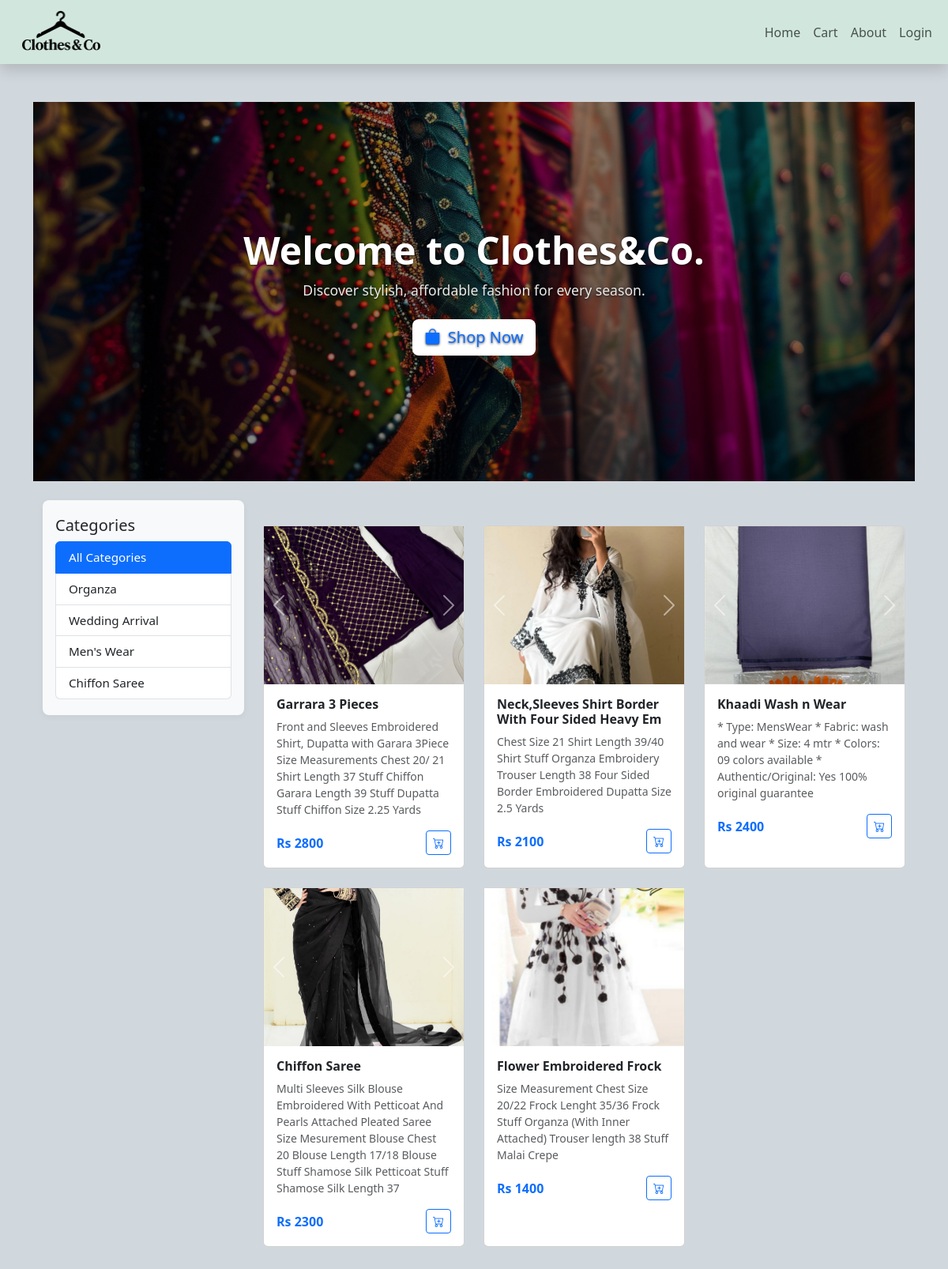
The page / on the database its author committed.
### store/models/category.py (models this page shows, shortened)
class Category(models.Model):
    name = models.CharField(max_length=50)
    @staticmethod
    def getAllCategory():
        return Category.objects.all();

### store/models/products.py (models this page shows, shortened)
class ProductImage(models.Model):
    product = models.ForeignKey(Products, on_delete=models.CASCADE, related_name='images')
    image = models.ImageField(upload_to='uploads/products/multiple/')

class Products(models.Model):
    name = models.CharField(max_length=50)
    description = models.CharField(max_length=300, default='')
    category = models.ForeignKey(Category, on_delete=models.CASCADE, default=1)
    image = models.ImageField(upload_to='uploads/products/')  # Default/cover image
    price = models.IntegerField(default=0)
    @staticmethod
    def getAllProducts():
        return Products.objects.all()

### store/views.py (the view)
# urls.py: path('', views.Index.as_view(), name='productIndex'),
class Index(View):
    def get(self, request):
        categories = Category.getAllCategory()
        products = Products.getAllProducts()
        return render(request, 'index.html', {
            'products': products,
            'categories': categories,
        })

### store/templates/index.html (shortened to what this page needs)
{% extends 'base.html' %}
{% load static %}
{% block content %}
<section class="hero-banner text-white text-center d-flex align-items-center" style="background: linear-gradient(rgba(0,0,0,0.4), rgba(0,0,0,0.4)), url('{% static 'images/hero-banner.jpg' %}') center/cover no-repeat;">
  <div class="container py-5">
    <h1 class="display-5 fw-bold">Welcome to Clothes&Co.</h1>
    <p class="lead mb-4">Discover stylish, affordable fashion for every season.</p>
    <a href="#productGrid" class="btn btn-light btn-lg shadow-sm">
      <i class="bi bi-bag-fill me-1"></i> Shop Now
    </a>
  </div>
</section>
<div class="container-fluid mt-4">
  <div class="row">
    <div class="col-lg-3 mb-4">
      <div class="sidebar-categories">
        <h5>Categories</h5>
        <div class="list-group">
          <button class="list-group-item list-group-item-action category-link active " data-category="all">All Categories</button>
          {% for cat in categories %}
          <button class="list-group-item list-group-item-action category-link" data-category="{{ cat.id }}">{{ cat.name }}</button>
          {% endfor %}
        </div>
      </div>
    </div>
    <div class="col-lg-9">
      <div class="row g-4 justify-content-start" id="productGrid">
        {% for product in products %}
        <div class="col-12 col-sm-6 col-md-4 product-wrapper" data-category="{{ product.category.id }}">
          <div class="card product-card fade-in-up h-100">
            {% if product.images.all %}
              <div id="carousel{{ product.id }}" class="carousel slide" data-bs-ride="carousel">
                <div class="carousel-inner">
                  {% for img in product.images.all %}
                    <div class="carousel-item {% if forloop.first %}active{% endif %}">
                      <img src="{{ img.image.url }}" class="d-block w-100" style="height: 200px; object-fit: cover;">
                    </div>
                  {% endfor %}
                </div>
                {% if product.images.count > 1 %}
                <button class="carousel-control-prev" type="button" data-bs-target="#carousel{{ product.id }}" data-bs-slide="prev">
                  <span class="carousel-control-prev-icon" aria-hidden="true"></span>
                </button>
                <button class="carousel-control-next" type="button" data-bs-target="#carousel{{ product.id }}" data-bs-slide="next">
                  <span class="carousel-control-next-icon" aria-hidden="true"></span>
                </button>
                {% endif %}
              </div>
            {% else %}
              <img src="{{ product.image.url }}" class="card-img-top" style="height: 200px; object-fit: cover;">
            {% endif %}
            <div class="card-body">
              <h6 class="card-title">{{ product.name }}</h6>
              <p class="card-text small text-muted">{{ product.description }}</p>
              <div class="d-flex justify-content-between align-items-center mt-2">
                <strong class="text-primary">Rs {{ product.price }}</strong>
                <form method="post" action="{% url 'update-cart' %}">
                  <button type="submit" class="btn btn-outline-primary btn-sm">
                    <i class="bi bi-cart-plus"></i>
                  </button>
                </form>
              </div>
            </div>
          </div>
        </div>
        {% endfor %}
      </div>
    </div>
  </div>
</div>
{% endblock %}

### store/templates/base.html (shortened to what this page needs)
{% load static %}
<!DOCTYPE html>
<html lang="en">
  <head>
    <link href="https://cdn.jsdelivr.net/npm/bootstrap@5.3.3/dist/css/bootstrap.min.css" rel="stylesheet">
    <link href="https://cdn.jsdelivr.net/npm/bootstrap-icons@1.10.5/font/bootstrap-icons.css" rel="stylesheet">
    <link href="{% static 'css/style.css' %}" rel="stylesheet">
  </head>
  <body class="d-flex flex-column min-vh-100" style="background-color: #d1d8dd;">
    <nav class="navbar navbar-expand-lg bg-success-subtle navbar-light shadow sticky-top px-0">
      <div class="container-fluid">
        <a href="{% url 'productIndex' %}" class="navbar-brand d-flex align-items-center px-3" style="height: 65px;">
          <img src="{% static 'images/logo.png' %}" alt="Clothes & Co Logo" class="logo-img">
        </a>
        <div class="collapse navbar-collapse" id="navbarCollapse">
          <div class="navbar-nav ms-auto p-4 p-lg-0 text-center">
            <a href="{% url 'productIndex' %}" class="nav-item nav-link">Home</a>
            <a href="{% url 'cart' %}" class="nav-item nav-link">Cart</a>
            <a href="{% url 'about' %}" class="nav-item nav-link">About</a>
            {% if request.session.cust_email %}
              <a href="{% url 'logout' %}" class="nav-item nav-link">Logout</a>
            {% else %}
              <a href="{% url 'login' %}" class="nav-item nav-link">Login</a>
            {% endif %}
          </div>
        </div>
      </div>
    </nav>
    <main class="flex-fill container py-5">
      {% block content %}{% endblock %}
    </main>
  </body>
</html>

### store/static/css/style.css (style rules this page uses)
.sidebar-categories { background-color: #f8f9fa; box-shadow: 0 2px 8px rgba(0,0,0,0.05); padding: 1.25rem 1rem; border-radius: 0.5rem; font-size: 0.95rem; }
.product-wrapper { transition: all 0.3s ease-in-out; }
.product-card { transition: transform 0.3s ease-in-out, box-shadow 0.3s ease-in-out; }
.fade-in-up { opacity: 0; transform: translateY(20px); animation: fadeUp 0.5s ease forwards; }
.card-body { padding: 1rem; }
.card-title { font-size: 1rem; font-weight: 600; }
.card-text { font-size: 0.875rem; }
.list-group-item.active { background-color: #0d6efd; border-color: #0d6efd; color: #fff; }
#productGrid { margin-top: 0.5rem; margin-bottom: 2rem; }
.hero-banner { min-height: 60vh; position: relative; z-index: 1; text-shadow: 0 1px 3px rgba(0, 0, 0, 0.7); }
.hero-banner h1 { color: #fff; font-weight: 700; }
.hero-banner p { color: #eaeaea; font-size: 1.1rem; }
.hero-banner .btn { background-color: #ffffff; color: #0d6efd; font-weight: 500; border: none; }
.navbar-brand { height: 65px; display: flex; align-items: center; }
.logo-img { height: 100%; max-height: 60px; width: auto; max-width: 220px; object-fit: contain; display: block; transition: transform 0.3s ease; }
.navbar-nav .nav-link { transition: all 0.2s ease; }

### rows shown on the page
Category: name "Organza"
Category: name "Wedding Arrival"
Category: name "Men's Wear"
Category: name "Chiffon Saree"
Products: name "Garrara 3 Pieces", description "Front and Sleeves Embroidered Shirt, Dupatta with Garara 3Piece Size Measurements Chest 20/ 21 Shirt Length 37 Stuff Chiffon Garara Length 39 Stuff Dupatta Stuff Chiffon Size 2.25 Yards", price "2800"
ProductImage: image (picture)
Products: name "Neck,Sleeves Shirt Border With Four Sided Heavy Em", description "Chest Size 21 Shirt Length 39/40 Shirt Stuff Organza Embroidery Trouser Length 38 Four Sided Border Embroidered Dupatta Size 2.5 Yards", price "2100"
ProductImage: image (picture)
Products: name "Khaadi Wash n Wear", description "* Type: MensWear * Fabric: wash and wear * Size: 4 mtr * Colors: 09 colors available * Authentic/Original: Yes 100% original guarantee", price "2400"
ProductImage: image (picture)
Products: name "Chiffon Saree", description "Multi Sleeves Silk Blouse Embroidered With Petticoat And Pearls Attached Pleated Saree Size Mesurement Blouse Chest 20 Blouse Length 17/18 Blouse Stuff Shamose Silk Petticoat Stuff Shamose Silk Length 37", price "2300"
ProductImage: image (picture)
Products: name "Flower Embroidered Frock", description "Size Measurement Chest Size 20/22 Frock Lenght 35/36 Frock Stuff Organza (With Inner Attached) Trouser length 38 Stuff Malai Crepe", price "1400"
ProductImage: image (picture)
